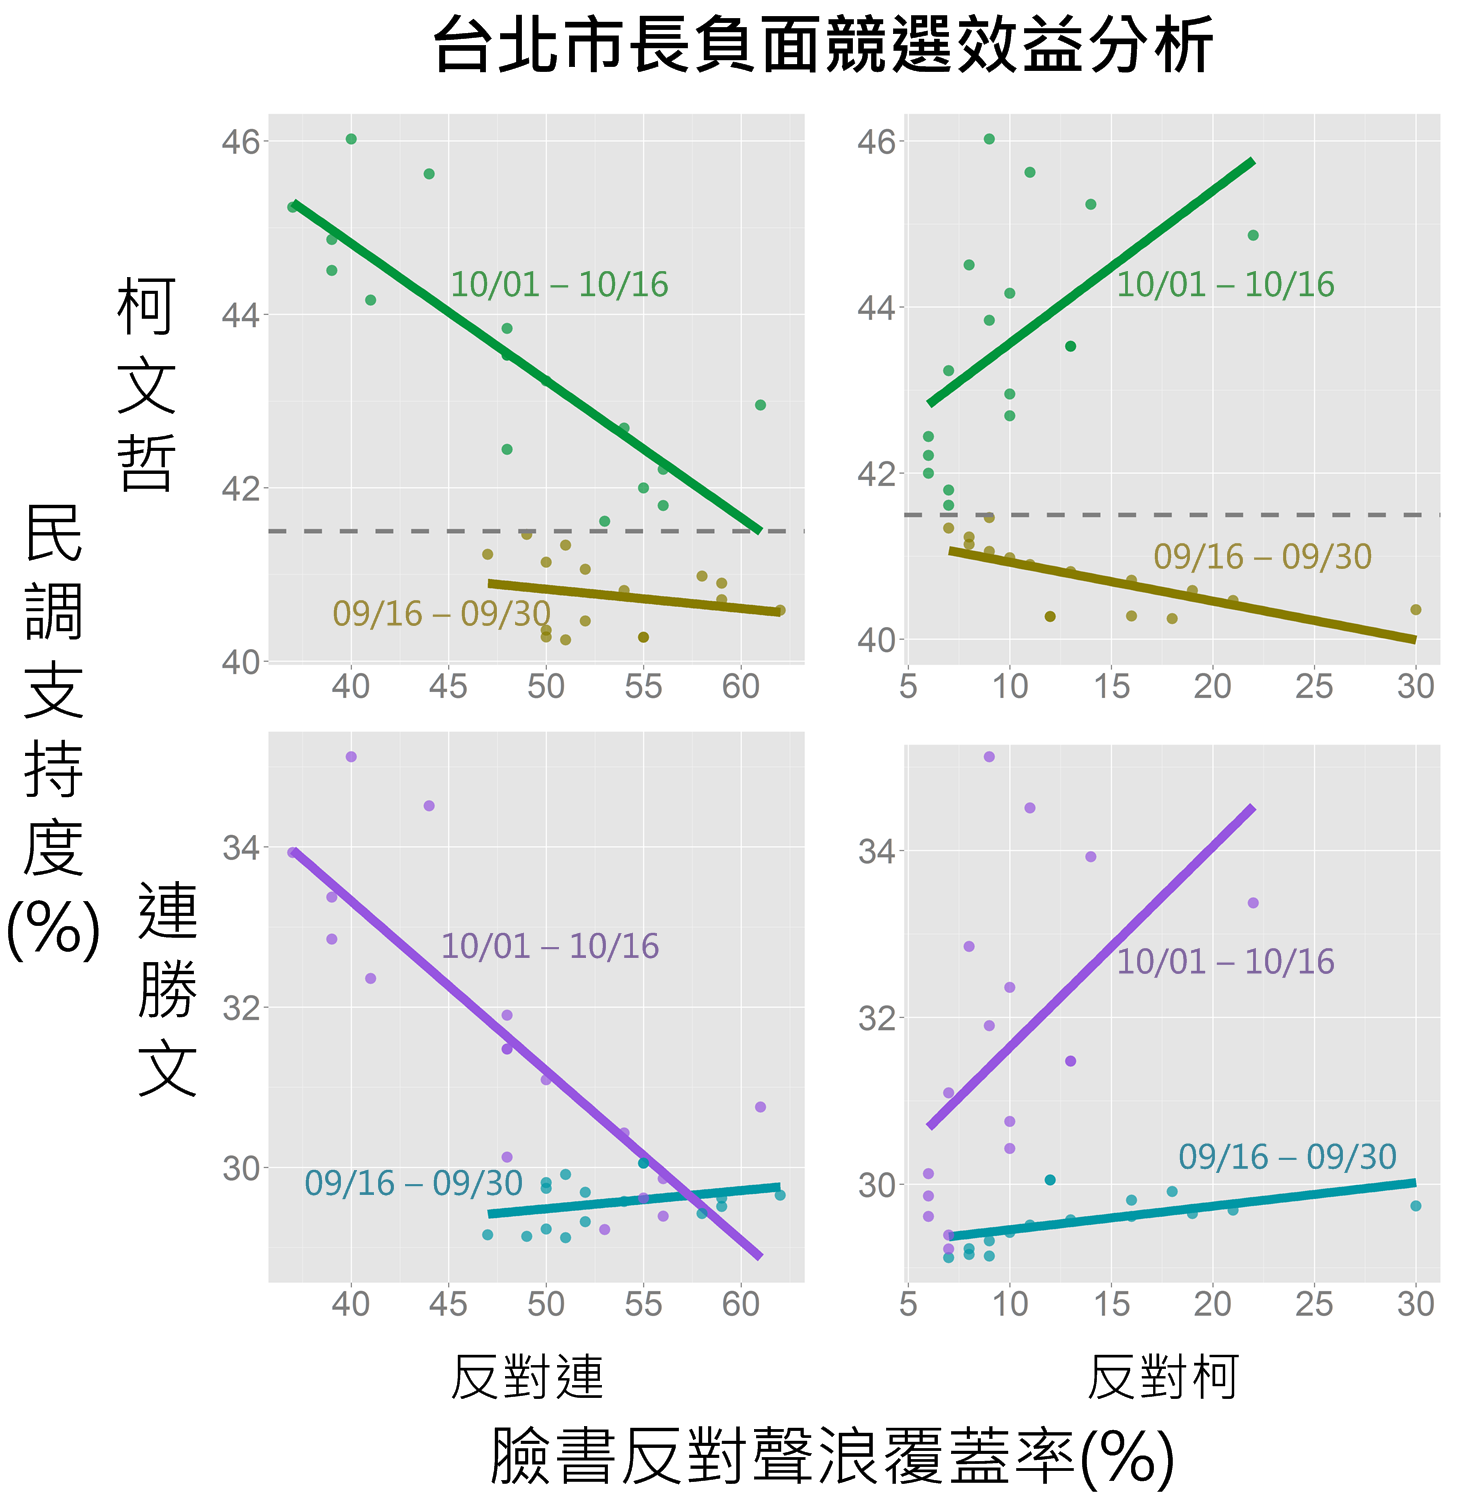

Write R code to recreate this figure.
library(rjson)
library(RCurl)
library(reshape)
library(XML)

get_news_table <- function(url){
  tmp <- fromJSON(getURL(url))
  out <- as.data.frame(do.call("rbind", tmp$hit_count))
  
  sources <- do.call(rbind, tmp$sources)
  sources <- data.frame(id=rownames(sources), sources=do.call(rbind, tmp$sources))
  
  out$date <- as.factor(unlist(out$date))
  out$source <- as.numeric(out$source)
  out$count <- as.numeric(out$count)
  out$total_news <- as.numeric(lapply(out$total_news, function(x) ifelse(is.null(x), NA, x)))
  
  out2 <- cast(data=out, formula=date~.,fun.aggregate=function(x) sum(x[x!=0]>0), value="source")
  out2$count <- cast(data=out, formula=date~.,fun.aggregate=function(x) sum(x), value="count")[,2]
  
  out2 <- merge(out2, subset(out, source==0, c(date, total_news)))
  
  colnames(out2) <- c("date", "source_counts", "news_counts", "total_news")
  out2$name <- tmp$info$name
  out2$date <- as.POSIXct(paste(substr(out2$date,1,4),substr(out2$date,5,6),substr(out2$date,7,8),sep="-"))
  #out2$weekday <- as.numeric(strftime(out2$date,'%w'))
  out2 <- out2[,c(1,5,2,3,4)]
  out2
}


get_facebook_table <- function(url){
  html <- htmlParse(getURL(url), encoding = "UTF-8")
  
  tmp <- xpathApply(html, "//script", xmlValue)[5]
  tmp <- substring(tmp, 213)
  tmp <- strsplit(tmp,"]\n]);")[[1]][1]
  tmp <- strsplit(tmp,"]\n,")[[1]]
  tmp <- substring(tmp,2)
  tmp <- gsub("[' ]","",tmp)
  
  write.table(tmp, "tmp.csv", quote=FALSE, row.names=FALSE)
  dat <- read.csv("tmp.csv",skip=1, h=1, stringsAsFactors = FALSE)
  names(dat) <- c("date", names(dat)[-1])
  names(dat)[c(3,4)] <- substr(names(dat)[c(3,4)],1,2)
  dat$date <- as.POSIXct(paste("2014-", dat$date, sep=""))
  dat <- data.frame(dat$date, names(dat)[2], dat[,2], dat$支持, dat$反對)
  colnames(dat) <- c("date", "name", "heat", "support", "opposite")
  dat
}

get_poll_table <- function(url){
  tables <- readHTMLTable(url)
  options(warn=1)
  poll <- tables[[7]]
  colnames(poll) <- c("sources", "date", "柯文哲","連勝文","馮光遠", "陳永昌","未表態")
  poll <- poll[-c(1, nrow(poll)),]
  poll$sources <- sub("[*]","", as.character(poll$sources))
  poll$date <- as.POSIXct(paste(substr(poll$date,1,4),substr(poll$date,6,7),substr(poll$date,9,10),sep="-"))
  poll[,3] <- as.numeric(sub("%","",poll[,3]))
  poll[,4] <- as.numeric(sub("%","",poll[,4]))
  poll[,5] <- suppressWarnings(as.numeric(sub("%","",poll[,5])))
  poll[,6] <- suppressWarnings(as.numeric(sub("%","",poll[,6])))
  poll[,7] <- suppressWarnings(as.numeric(sub("%","",poll[,7])))
  poll[is.na(poll[,5]),5] <- 0
  poll[is.na(poll[,6]),6] <- 0
  poll[is.na(poll[,7]),7] <- 0
  # poll[,3] <- round(poll$柯文哲 + 0.435*poll$未表態,2)
  # poll[,4] <- round(poll$連勝文 + 0.565*poll$未表態,2)
  # w <- 0.2644231
  # d <- 5
  w <- 1-0.6892857
  d <- 2
  poll[,3] <- round(poll$柯文哲 + w * (poll$未表態-d),2)
  poll[,4] <- round(poll$連勝文 + (1-w)*(poll$未表態-d),2)
  #poll[,3] <- round(poll$柯文哲)
  #poll[,4] <- round(poll$連勝文)
  poll <- melt(poll[, c("date","柯文哲","連勝文","馮光遠")], id="date")
  colnames(poll) <- c("date", "name", "score")
  poll  
}





#----------------------------------------------------
# Import news data

x <- c(1,3,67)
ronny_url <- paste("http://newstrend.g0v.ronny.tw/index/api/",x,sep="")
data_news <- list()
for(i in 1:length(x)){
  data_news[[i]] <- get_news_table(ronny_url[i])
}
data_news <- do.call(rbind, data_news)

#----------------------------------------------------
# Import facebook data

link_url <- c("http://link.que.tw/searchchart.php?search=%E9%80%A3%E5%8B%9D%E6%96%87",
              "http://link.que.tw/searchchart.php?search=%E6%9F%AF%E6%96%87%E5%93%B2",
              "http://link.que.tw/searchchart.php?search=%E9%A6%AE%E5%85%89%E9%81%A0")
data_fb <- list()
for(i in 1:3){
  data_fb[[i]] <- get_facebook_table(link_url[i])
}
data_fb <- do.call(rbind, data_fb)
data_fb_new <- data_fb
data_fb_old <- read.csv("data_fb.csv")
data_fb_old$date <- as.POSIXct(data_fb_old$date)
rbind(data_fb_old[1:15,], data_fb_new[1:5,])
id <- which(!data_fb_old[,1]%in%data_fb_new[,1])
tmp <- rbind(data_fb_old[id,], data_fb_new)
data_fb <- tmp[order(tmp$date, tmp$name),]

#----------------------------------------------------
wiki_url <- "http://zh.wikipedia.org/wiki/2014%E5%B9%B4%E4%B8%AD%E8%8F%AF%E6%B0%91%E5%9C%8B%E7%9B%B4%E8%BD%84%E5%B8%82%E9%95%B7%E5%8F%8A%E7%B8%A3%E5%B8%82%E9%95%B7%E9%81%B8%E8%88%89"
data_poll <- get_poll_table(wiki_url)

dat <- Reduce(function(x,y) merge(x,y,all=TRUE), list(data_news, data_fb, data_poll))
dat <- subset(dat, name!="馮光遠" & date>"2014-07-31")
# tail(dat,20)

KP <- subset(dat, name=="柯文哲")
LD <- subset(dat, name=="連勝文")
KP.loess <- loess(score~as.numeric(date), data=KP)
LD.loess <- loess(score~as.numeric(date), data=LD)
KP.pred <- predict(KP.loess, newdata=KP$date)
LD.pred <- predict(LD.loess, newdata=LD$date)

dat2 <- rbind(cbind(KP, est_score=KP.pred), cbind(LD, est_score=LD.pred))
dat2 <- subset(dat2, date>"2014-09-15" & date <"2014-10-17")
KP <- subset(dat2, name=="柯文哲")
LD <- subset(dat2, name=="連勝文")

library(ggplot2)
library(splines)
library(MASS)
library(RColorBrewer)

ggplot(KP, aes(x=opposite, y=est_score)) + stat_smooth(se=F, method=lm, lwd=2, col="#009E73") + geom_point(size=3) +
  labs(x="反柯聲浪", y="柯文哲支持度") + theme(text=element_text(size=18))
ggplot(LD, aes(x=opposite, y=est_score)) + stat_smooth(se=F, method=lm, lwd=2, col="#0072B2") + geom_point(size=3) +
  labs(x="反連聲浪", y="連勝文支持度") + theme(text=element_text(size=18))
ggplot(KP, aes(x=KP$opposite, y=LD$est_score)) + stat_smooth(se=F, method=lm, lwd=2, col="#0072B2") + geom_point(size=3) +
  labs(x="反柯聲浪", y="連勝文支持度") + theme(text=element_text(size=18))
ggplot(LD, aes(x=LD$opposite, y=KP$est_score)) + stat_smooth(se=F, method=lm, lwd=2, col="#009E73") + geom_point(size=3) +
  labs(x="反連聲浪", y="柯文哲支持度") + theme(text=element_text(size=18))


KP$month <- factor((KP$date)>"2014-09-30", labels = c("Sep","Oct"))
LD$month <- factor((LD$date)>"2014-09-30", labels = c("Sep","Oct"))

# (x="反柯聲浪", y="柯文哲支持度")
ggplot(KP, aes(x=opposite, y=est_score, colour=month, group=month)) + 
  stat_smooth(se=F, method="lm", formula=y~ns(x,1), lwd=4) + 
  geom_point(size=5, alpha=0.7) + geom_hline(yintercept=41.5, lty=2, col="gray50", lwd=2)+
  labs(x="", y="") + theme(text=element_text(size=40), legend.position="none") +
  scale_colour_hue(h = c(80,150), l=50)
ggsave("antiKP-suppKP.png")

# (x="反連聲浪", y="連勝文支持度")
ggplot(LD, aes(x=opposite, y=est_score, colour=month, group=month)) + 
  stat_smooth(se=F, method="lm", formula=y~ns(x,1), lwd=4) +
  geom_point(size=5, alpha=0.7) + 
  labs(x="", y="") + theme(text=element_text(size=40), legend.position="none") +
  scale_colour_hue(h = c(200, 280), l=50)
ggsave("antiLD-suppLD.png")

# (x="反柯聲浪", y="連勝文支持度")
ggplot(KP, aes(x=KP$opposite, y=LD$est_score, colour=month, group=month)) + 
  stat_smooth(se=F, method=lm, formula=y~ns(x,1), lwd=4) + 
  geom_point(size=5, alpha=0.7) + 
  labs(x="", y="") + theme(text=element_text(size=40), legend.position="none") +
  scale_colour_hue(h = c(200, 280), l=50)
ggsave("antiKP-suppLD.png")  

# (x="反連聲浪", y="柯文哲支持度")
ggplot(LD, aes(x=LD$opposite, y=KP$est_score, colour=month, group=month)) + 
  stat_smooth(se=F, method=lm, formula=y~ns(x,1), lwd=4) + 
  geom_point(size=5, alpha=0.7) + geom_hline(yintercept=41.5, lty=2, col="gray50", lwd=2)+
  labs(x="", y="") + theme(text=element_text(size=40), legend.position="none") +
  scale_colour_hue(h = c(80,150), l=50)
ggsave("antiLD-suppKP.png")
